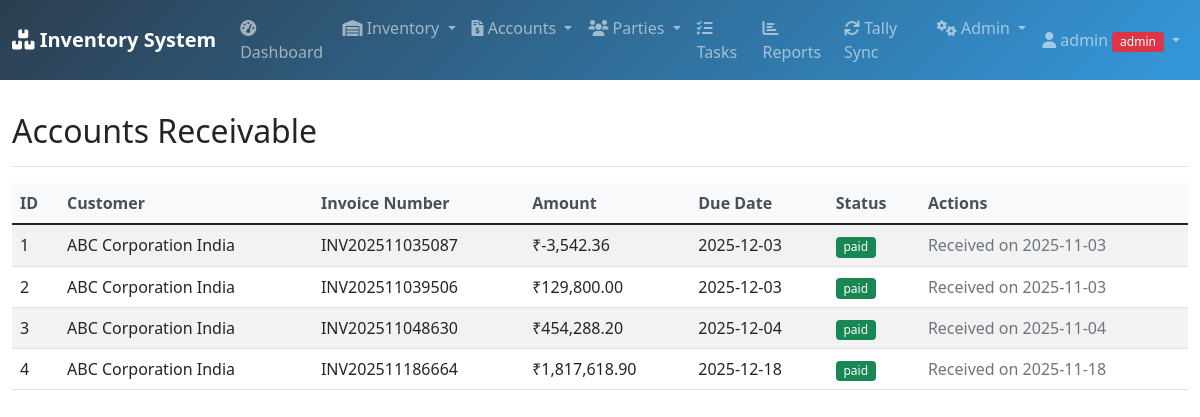
Screenshot of /receivable (signed in) with the database file from the repository.
### database.py (models this page shows, shortened)
class User(UserMixin, db.Model):
    id = db.Column(db.Integer, primary_key=True)
    username = db.Column(db.String(80), unique=True, nullable=False)
    password = db.Column(db.String(120), nullable=False)
    role = db.Column(db.String(20), default='user')
    email = db.Column(db.String(120))
    phone = db.Column(db.String(20))
    created_date = db.Column(db.DateTime, default=datetime.utcnow)
    is_active = db.Column(db.Boolean, default=True)

class AccountsReceivable(db.Model):
    id = db.Column(db.Integer, primary_key=True)
    sales_order_id = db.Column(db.Integer, db.ForeignKey('sales_order.id'), nullable=False)
    customer_id = db.Column(db.Integer, db.ForeignKey('customer.id'), nullable=False)
    due_date = db.Column(db.DateTime)
    amount = db.Column(db.Float, nullable=False)
    status = db.Column(db.String(20), default='pending')
    paid_date = db.Column(db.DateTime)
    sales_order = db.relationship('SalesOrder', backref='receivable_entry')
    customer = db.relationship('Customer', backref='receivables')

class Customer(db.Model):
    id = db.Column(db.Integer, primary_key=True)
    name = db.Column(db.String(100), nullable=False)
    phone = db.Column(db.String(20))
    email = db.Column(db.String(100))
    address = db.Column(db.Text)
    gst_number = db.Column(db.String(50))
    credit_limit = db.Column(db.Float, default=0)
    tally_synced = db.Column(db.Boolean, default=False)
    tally_guid = db.Column(db.String(100))

class SalesOrder(db.Model):
    id = db.Column(db.Integer, primary_key=True)
    customer_id = db.Column(db.Integer, db.ForeignKey('customer.id'), nullable=False)
    employee_id = db.Column(db.Integer, db.ForeignKey('employee.id'), nullable=False)
    invoice_number = db.Column(db.String(100), unique=True, nullable=False)
    sale_date = db.Column(db.DateTime, default=datetime.utcnow)
    total_amount = db.Column(db.Float, default=0)
    gst_amount = db.Column(db.Float, default=0)
    discount = db.Column(db.Float, default=0)
    status = db.Column(db.String(20), default='pending')
    tally_synced = db.Column(db.Boolean, default=False)
    tally_voucher_no = db.Column(db.String(100))
    customer = db.relationship('Customer', backref='sales_orders')
    employee = db.relationship('Employee', backref='sales')
    items = db.relationship('SaleItem', backref='sales_order', cascade='all, delete-orphan')

### app.py (the view)
@app.route('/receivable')
@login_required
def receivable():
    try:
        receivables = AccountsReceivable.query.all()
        return render_template('receivable.html', receivables=receivables, format_currency=format_currency)
    except Exception as e:
        flash(f'Error loading receivables: {str(e)}', 'danger')
        return render_template('receivable.html', receivables=[], format_currency=format_currency)

### app.py (called while the page is built)
@login_manager.user_loader
def load_user(user_id):
    return User.query.get(int(user_id))

def format_currency(amount):
    return f"₹{amount:,.2f}"

### templates/receivable.html
{% extends "base.html" %}
{% block content %}
<div class="d-flex justify-content-between flex-wrap flex-md-nowrap align-items-center pt-3 pb-2 mb-3 border-bottom">
    <h1 class="h2">Accounts Receivable</h1>
</div>
<div class="table-responsive">
    <table class="table table-striped table-hover">
        <thead>
            <tr>
                <th>ID</th>
                <th>Customer</th>
                <th>Invoice Number</th>
                <th>Amount</th>
                <th>Due Date</th>
                <th>Status</th>
                <th>Actions</th>
            </tr>
        </thead>
        <tbody>
            {% for receivable in receivables %}
            <tr>
                <td>{{ receivable.id }}</td>
                <td>{{ receivable.customer.name if receivable.customer else 'N/A' }}</td>
                <td>{{ receivable.sales_order.invoice_number if receivable.sales_order else 'N/A' }}</td>
                <td>{{ format_currency(receivable.amount) }}</td>
                <td>{{ receivable.due_date.strftime('%Y-%m-%d') if receivable.due_date else 'N/A' }}</td>
                <td>
                    <span class="badge bg-{{ 'success' if receivable.status == 'paid' else 'warning' }}">
                        {{ receivable.status }}
                    </span>
                </td>
                <td>
                    {% if receivable.status == 'pending' %}
                    <a href="{{ url_for('mark_received', receivable_id=receivable.id) }}" class="btn btn-sm btn-outline-success" onclick="return confirm('Mark this payment as received?')">
                        <i class="fas fa-check"></i> Mark Received
                    </a>
                    {% else %}
                    <span class="text-muted">Received on {{ receivable.paid_date.strftime('%Y-%m-%d') if receivable.paid_date else 'N/A' }}</span>
                    {% endif %}
                </td>
            </tr>
            {% endfor %}
        </tbody>
    </table>
</div>
{% endblock %}

### templates/base.html (shortened to what this page needs)
<!DOCTYPE html>
<html lang="en">
<head>
    <link href="https://cdn.jsdelivr.net/npm/bootstrap@5.1.3/dist/css/bootstrap.min.css" rel="stylesheet">
    <link href="https://cdnjs.cloudflare.com/ajax/libs/font-awesome/6.0.0/css/all.min.css" rel="stylesheet">
    <link href="{{ url_for('static', filename='style.css') }}" rel="stylesheet">
</head>
<body>
    <nav class="navbar navbar-expand-lg navbar-dark bg-dark">
        <div class="container-fluid">
            <a class="navbar-brand" href="{{ url_for('dashboard') }}">
                <i class="fas fa-boxes"></i> Inventory System
            </a>
            <div class="collapse navbar-collapse" id="navbarNav">
                <ul class="navbar-nav me-auto">
                    {% if current_user.is_authenticated %}
                    <li class="nav-item">
                        <a class="nav-link" href="{{ url_for('dashboard') }}">
                            <i class="fas fa-tachometer-alt"></i> Dashboard
                        </a>
                    </li>
                    <li class="nav-item dropdown">
                        <a class="nav-link dropdown-toggle" href="#" id="inventoryDropdown" role="button" data-bs-toggle="dropdown">
                            <i class="fas fa-warehouse"></i> Inventory
                        </a>
                    </li>
                    <li class="nav-item dropdown">
                        <a class="nav-link dropdown-toggle" href="#" id="accountsDropdown" role="button" data-bs-toggle="dropdown">
                            <i class="fas fa-file-invoice-dollar"></i> Accounts
                        </a>
                    </li>
                    <li class="nav-item dropdown">
                        <a class="nav-link dropdown-toggle" href="#" id="partiesDropdown" role="button" data-bs-toggle="dropdown">
                            <i class="fas fa-users"></i> Parties
                        </a>
                    </li>
                    <li class="nav-item">
                        <a class="nav-link" href="{{ url_for('tasks') }}">
                            <i class="fas fa-tasks"></i> Tasks
                        </a>
                    </li>
                    <li class="nav-item">
                        <a class="nav-link" href="{{ url_for('reports') }}">
                            <i class="fas fa-chart-bar"></i> Reports
                        </a>
                    </li>
                    <li class="nav-item">
                        <a class="nav-link" href="{{ url_for('tally_sync') }}">
                            <i class="fas fa-sync"></i> Tally Sync
                        </a>
                    </li>
                    {% if current_user.role == 'admin' %}
                    <li class="nav-item dropdown">
                        <a class="nav-link dropdown-toggle" href="#" id="adminDropdown" role="button" data-bs-toggle="dropdown">
                            <i class="fas fa-cogs"></i> Admin
                        </a>
                    </li>
                    {% endif %}
                    {% endif %}
                </ul>
                <ul class="navbar-nav">
                    {% if current_user.is_authenticated %}
                    <li class="nav-item dropdown">
                        <a class="nav-link dropdown-toggle" href="#" id="userDropdown" role="button" data-bs-toggle="dropdown">
                            <i class="fas fa-user"></i> {{ current_user.username }}
                            <span class="badge bg-{% if current_user.role == 'admin' %}danger{% else %}info{% endif %}">
                                {{ current_user.role }}
                            </span>
                        </a>
                    </li>
                    {% else %}
                    <li class="nav-item">
                        <a class="nav-link" href="{{ url_for('login') }}">
                            <i class="fas fa-sign-in-alt"></i> Login
                        </a>
                    </li>
                    {% endif %}
                </ul>
            </div>
        </div>
    </nav>
    <div class="container-fluid mt-3">
        {% block content %}{% endblock %}
    </div>
</body>
</html>

### static/style.css (style rules this page uses)
.table th { border-top: none; font-weight: 600; color: #495057; background-color: #f8f9fa; }
.badge { font-size: 0.75em; font-weight: 500; }
.navbar-brand { font-weight: 700; }
.navbar-dark { background: linear-gradient(135deg, #2c3e50 0%, #3498db 100%) !important; }

### rows the page displays
User: username "admin", role "admin"
AccountsReceivable: id "1", customer "ABC Corporation India", sales_order "INV202511035087", amount "₹-3,542.36", due_date "2025-12-03", status "paid", paid_date "2025-11-03"
AccountsReceivable: id "2", customer "ABC Corporation India", sales_order "INV202511039506", amount "₹129,800.00", due_date "2025-12-03", status "paid", paid_date "2025-11-03"
AccountsReceivable: id "3", customer "ABC Corporation India", sales_order "INV202511048630", amount "₹454,288.20", due_date "2025-12-04", status "paid", paid_date "2025-11-04"
AccountsReceivable: id "4", customer "ABC Corporation India", sales_order "INV202511186664", amount "₹1,817,618.90", due_date "2025-12-18", status "paid", paid_date "2025-11-18"
